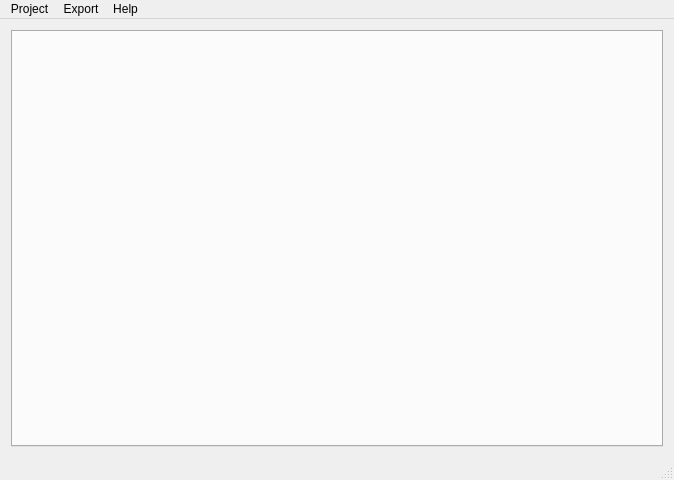
<?xml version="1.0" encoding="UTF-8"?>
<ui version="4.0">
 <class>kmm</class>
 <widget class="QMainWindow" name="kmm">
  <property name="geometry">
   <rect>
    <x>0</x>
    <y>0</y>
    <width>674</width>
    <height>480</height>
   </rect>
  </property>
  <property name="windowTitle">
   <string>Kindle Manga Maker 0.1</string>
  </property>
  <property name="windowIcon">
   <iconset resource="resources.qrc">
    <normaloff>:/icons/manga-icon.png</normaloff>:/icons/manga-icon.png</iconset>
  </property>
  <widget class="QWidget" name="centralWidget">
   <layout class="QGridLayout" name="gridLayout">
    <item row="0" column="0">
     <widget class="QTabWidget" name="kmm_main_tab_widget">
      <property name="currentIndex">
       <number>-1</number>
      </property>
      <property name="tabsClosable">
       <bool>true</bool>
      </property>
     </widget>
    </item>
   </layout>
  </widget>
  <widget class="QMenuBar" name="menuBar">
   <property name="geometry">
    <rect>
     <x>0</x>
     <y>0</y>
     <width>674</width>
     <height>23</height>
    </rect>
   </property>
   <widget class="QMenu" name="menuFile">
    <property name="title">
     <string>Project</string>
    </property>
    <addaction name="actNew"/>
    <addaction name="actOpen"/>
    <addaction name="actSave"/>
    <addaction name="actSaveAs"/>
    <addaction name="actClose"/>
    <addaction name="separator"/>
    <addaction name="actQuit"/>
   </widget>
   <widget class="QMenu" name="menuRun">
    <property name="title">
     <string>Export</string>
    </property>
    <addaction name="actCBZ"/>
    <addaction name="actEPUB"/>
    <addaction name="actMOBI"/>
    <addaction name="separator"/>
    <addaction name="actPreferences"/>
   </widget>
   <widget class="QMenu" name="menuHelp">
    <property name="title">
     <string>Help</string>
    </property>
    <addaction name="actionTopics"/>
    <addaction name="separator"/>
    <addaction name="actAboutQt"/>
    <addaction name="actAbout"/>
   </widget>
   <addaction name="menuFile"/>
   <addaction name="menuRun"/>
   <addaction name="menuHelp"/>
  </widget>
  <widget class="QStatusBar" name="kmm_qstatusbar"/>
  <action name="actNew">
   <property name="text">
    <string>New</string>
   </property>
   <property name="toolTip">
    <string>Create a new project.</string>
   </property>
   <property name="shortcut">
    <string>Ctrl+N</string>
   </property>
  </action>
  <action name="actOpen">
   <property name="text">
    <string>Open</string>
   </property>
   <property name="toolTip">
    <string>Open a project file.</string>
   </property>
   <property name="shortcut">
    <string>Ctrl+O</string>
   </property>
  </action>
  <action name="actSave">
   <property name="text">
    <string>Save</string>
   </property>
   <property name="toolTip">
    <string>Save the project in a file.</string>
   </property>
   <property name="shortcut">
    <string>Ctrl+S</string>
   </property>
  </action>
  <action name="actSaveAs">
   <property name="text">
    <string>Save As</string>
   </property>
   <property name="toolTip">
    <string>Save the project in a new file.</string>
   </property>
   <property name="shortcut">
    <string>Ctrl+Shift+S</string>
   </property>
  </action>
  <action name="actQuit">
   <property name="text">
    <string>Quit</string>
   </property>
   <property name="toolTip">
    <string>Exit the Program</string>
   </property>
   <property name="shortcut">
    <string>Ctrl+Q</string>
   </property>
  </action>
  <action name="actMOBI">
   <property name="text">
    <string>Export to .mobi</string>
   </property>
   <property name="toolTip">
    <string>Export to MOBIPOCKET format</string>
   </property>
   <property name="shortcut">
    <string>Alt+Shift+M</string>
   </property>
  </action>
  <action name="actPreferences">
   <property name="text">
    <string>Preferences</string>
   </property>
   <property name="toolTip">
    <string>Set several preferences</string>
   </property>
  </action>
  <action name="actionTopics">
   <property name="text">
    <string>Help Topics</string>
   </property>
  </action>
  <action name="actAboutQt">
   <property name="text">
    <string>About Qt</string>
   </property>
  </action>
  <action name="actAbout">
   <property name="text">
    <string>About Kindle Manga Maker</string>
   </property>
  </action>
  <action name="actClose">
   <property name="text">
    <string>Close</string>
   </property>
   <property name="toolTip">
    <string>Close the current tab.</string>
   </property>
   <property name="shortcut">
    <string>Ctrl+W</string>
   </property>
  </action>
  <action name="actEPUB">
   <property name="text">
    <string>Export to .epub</string>
   </property>
   <property name="toolTip">
    <string>Export the file to EPUB format</string>
   </property>
   <property name="shortcut">
    <string>Alt+Shift+E</string>
   </property>
  </action>
  <action name="actCBZ">
   <property name="text">
    <string>Export to .cbz</string>
   </property>
   <property name="toolTip">
    <string>Export the file to CBZ format</string>
   </property>
   <property name="shortcut">
    <string>Alt+Shift+Z</string>
   </property>
  </action>
 </widget>
 <layoutdefault spacing="6" margin="11"/>
 <tabstops>
  <tabstop>kmm_main_tab_widget</tabstop>
 </tabstops>
 <resources>
  <include location="resources.qrc"/>
 </resources>
 <connections/>
</ui>
